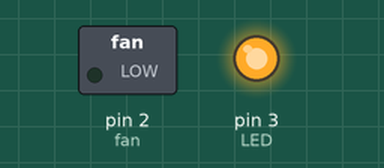
Bench run of a sketch on a simulated Arduino Uno, built with avr-gcc and run on an emulated ATmega328P. Shown: switched loads named in the sketch (green lamp = pin HIGH), output pins drawn as LEDs (lit = HIGH).

Above: at 1.0 s.
At 4.5 s:
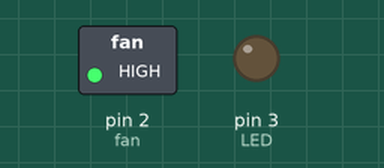
Timing chart, 0 to 9.1 s (numbered marks = the images above):
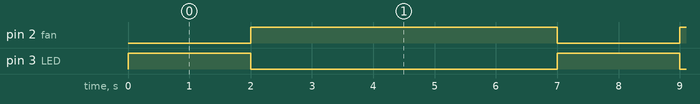

Measured:
- by itself, pin 2 (fan): alternates HIGH for 5.0 s and LOW for 2.0 s
- by itself, pin 3 (LED): alternates HIGH for 2.0 s and LOW for 5.0 s
- by itself, everything shown: repeats every 7.0 s, in 3 steps

The sketch:

Fan.ino
```cpp
int LED = 3;
int fan = 2;

void setup() {
  // put your setup code here, to run once:
  pinMode(LED, OUTPUT);
  pinMode(fan, OUTPUT);
}

void loop() {
  // put your main code here, to run repeatedly:
  digitalWrite(LED,HIGH);
  delay(2000);
  digitalWrite(LED,LOW);
  digitalWrite(fan,HIGH);
  delay(5000);
  digitalWrite(fan,LOW);
}
```
